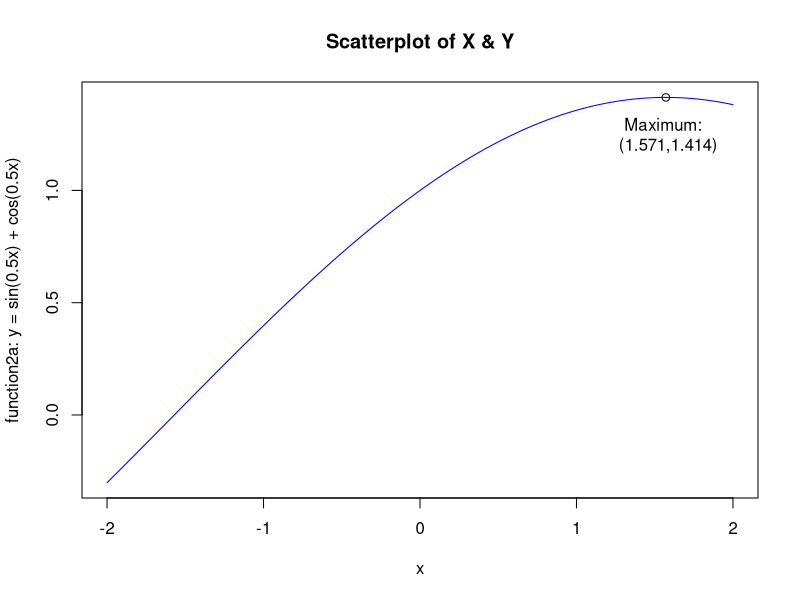
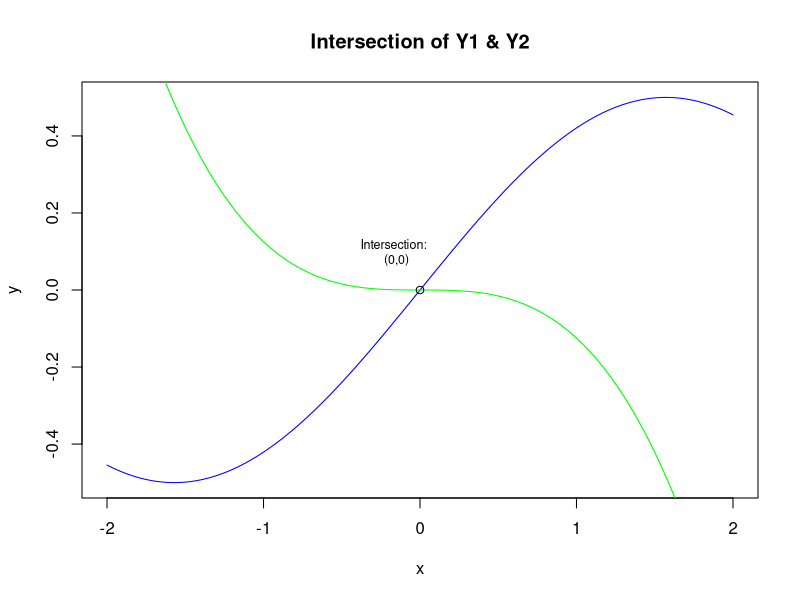
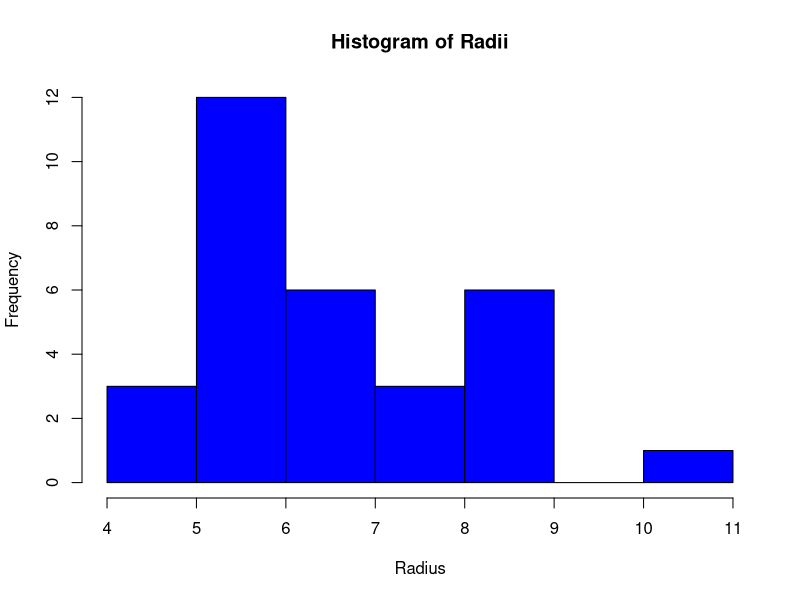
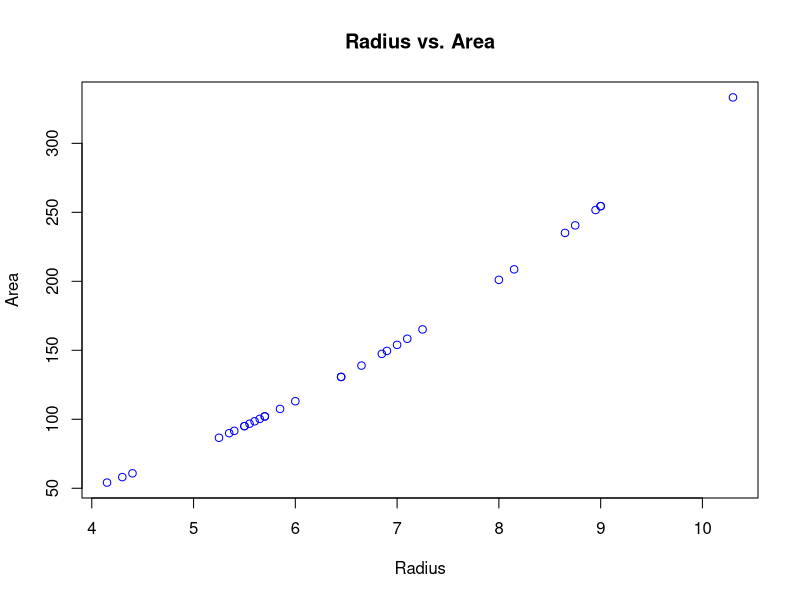
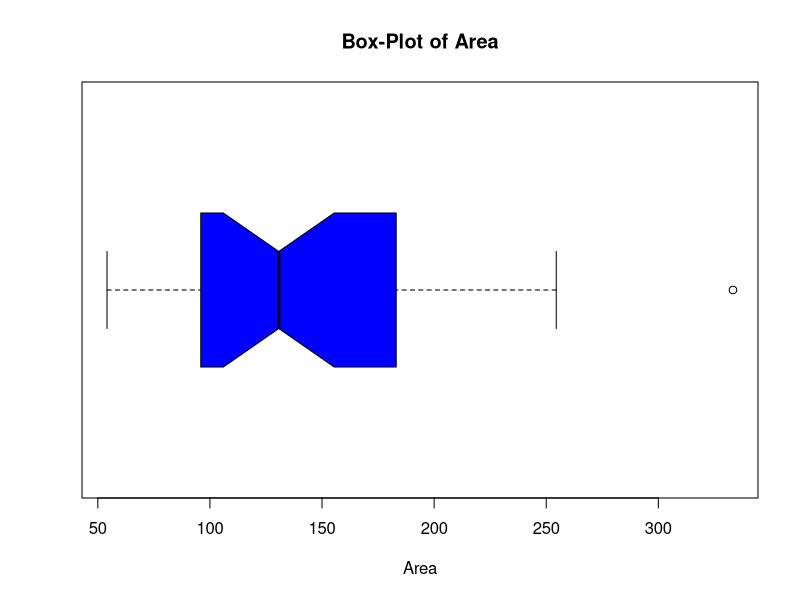
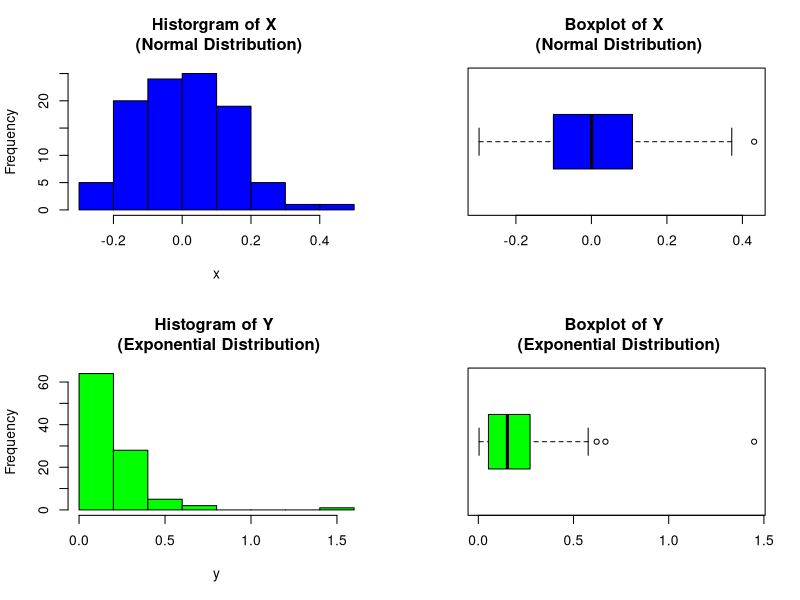
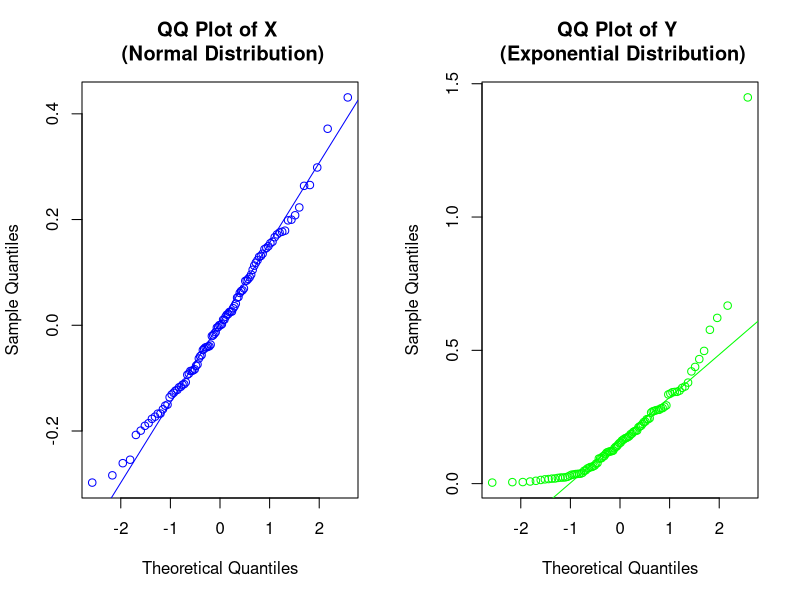

The R script that drew these images, in order:
## ---- chunk 1
# DO NOT ADD OR REVISE CODE HERE
knitr::opts_chunk$set(echo = TRUE, eval = TRUE)

## ---- chunk 2
vec1a <- c(seq(0,4), 13, rep(c(2,-5.1,-23),3) , sum(7/42, 3, 35/42))
vec1a
## ---- chunk 3
vec1b <- sort(vec1a)
vec1b
L <- length(vec1b)
vec1b1 <- seq(L,1,-1)
vec1b2 <- vec1b + vec1b1
vec1b2
## ---- chunk 4
vec1c <- c(vec1b2[1],vec1b2[length(vec1b2)])
vec1c
vec1c1 <- vec1b2[2:length(vec1b2)-1]
vec1c1
## ---- chunk 5
vec1d <- append(vec1c,vec1c1, after = 1)
vec1d
sum(vec1d)
## ---- chunk 6
function2a <- function(x){
     y <- sin(x/2) + cos(x/2)
     return(y)
}
## ---- chunk 7
x <- seq(-2,2,length = 4001)
y <- function2a(x)
xval <- x[which.max(y)]
yval <- max(y)
round(xval,3)
round(yval,3)
## ---- chunk 8
plot(x,y,
     type = 's',
     main = 'Scatterplot of X & Y',
     xlab = 'x',
     ylab = 'function2a: y = sin(0.5x) + cos(0.5x)',
     col = 'blue')
points(x = xval, y = yval)
text(x = 1.571, y = 1.25, 'Maximum: \n (1.571,1.414)')
## ---- chunk 9
function3a <- function(x){
    y <- cos(0.5*x) * sin(0.5*x)
    return(y)}
function3b <- function(x){
  y <- -(x/2)**3
}
y1 <- function3a(x)
y2 <- function3b(x)
y1xval <- x[which(y1==y2)]
y1yval <- y1[which(y1==y2)]
plot(x,y1,
     type = 's',
     main = 'Intersection of Y1 & Y2',
     xlab = 'x',
     ylab = 'y',
     col = 'blue')
points(x,y2, type = 's', col = 'green')
points(x = y1xval, y = y1yval)
text(x = -0.16, y = 0.1, 'Intersection: \n (0,0)', cex = 0.75)
## ---- chunk 10
data(trees)
str(trees)
apply(trees,2,median)
girth <- trees$Girth
trees[which(girth==median(girth)),]
## ---- chunk 11
radius <- girth * 0.5
area <- pi * radius**2
stem(radius)
hist(radius,
     main = 'Histogram of Radii',
     col = 'blue',
     xlab = 'Radius')
plot(radius,area,
     main = 'Radius vs. Area',
     xlab = 'Radius',
     ylab = 'Area',
     col = 'Blue')
## ---- chunk 12
boxplot(area,
        main = 'Box-Plot of Area',
        xlab = 'Area',
        col = 'Blue',
        horizontal = TRUE,
        notch = TRUE)
## ---- chunk 13
max(area) > summary(area)[5] + (3 * (summary(area)[5] - summary(area)[2]))
## ---- chunk 14
set.seed(124)
y <- rexp(100,5.5)
set.seed(127)
x <- rnorm(100,0,0.15)
object5 <- cbind(x,y)
round(apply(object5,2,IQR),4)
## ---- chunk 15
par(mfrow = c(2,2))
hist(x,
     main = 'Historgram of X \n (Normal Distribution)',
     col = 'Blue')
boxplot(x,
        main = 'Boxplot of X \n (Normal Distribution)',
        col = 'Blue',
        horizontal = TRUE)
hist(y,
     main = 'Histogram of Y \n (Exponential Distribution)',
     col = 'Green')
boxplot(y,
        main = 'Boxplot of Y \n (Exponential Distribution)',
        col = 'Green',
        horizontal = TRUE)
## ---- chunk 16
par(mfrow=c(1,2))
qqnorm(x,
       main = 'QQ Plot of X \n (Normal Distribution)',
       col = 'Blue')
qqline(x,
       col = 'Blue')
qqnorm(y,
       main = 'QQ Plot of Y \n (Exponential Distribution)',
       col = 'Green')
qqline(y,
       col = 'Green')

x[which(x < summary(x)[5] - (3 * (summary(x)[5] - summary(x)[2])))]
x[which(x > summary(x)[5] + (3 * (summary(x)[5] - summary(x)[2])))]
y[which(y < summary(y)[5] - (3 * (summary(y)[5] - summary(y)[2])))]
y[which(y > summary(y)[5] + (3 * (summary(y)[5] - summary(y)[2])))]
